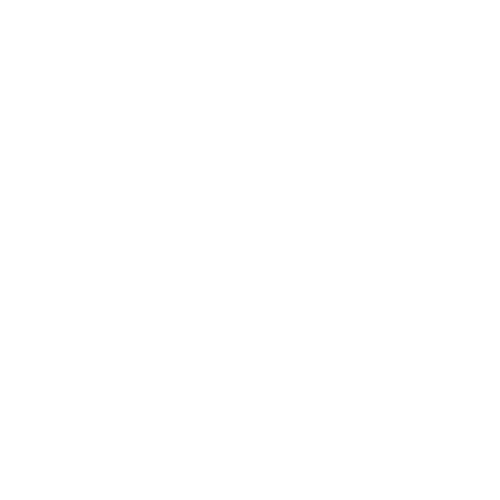
Frame 1 (no input)
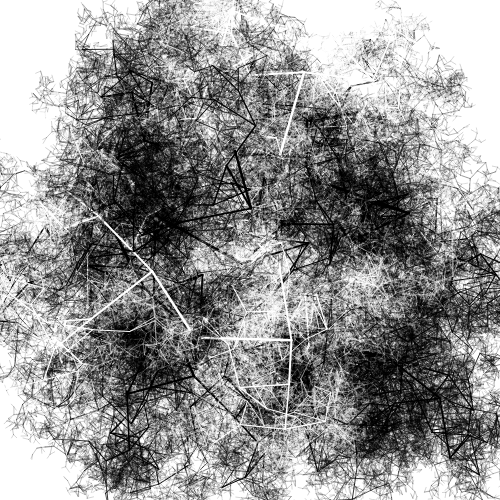
Frame 60 (no input)
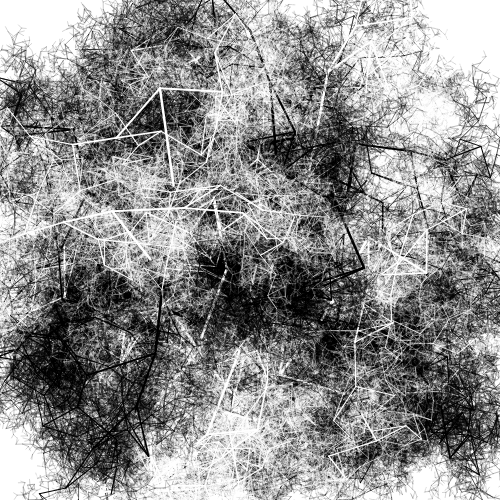
Frame 120 (the mouse pressed at the canvas centre since frame 60)

The p5.js sketch that drew these frames (run headless with seeded random() and noise() and a simulated clock; from frame 60 on, the mouse is pressed at the canvas centre):

// p5.js sketch
// ── sketch.js
function setup() {
  createCanvas(500,500);
  noFill()
  stroke(0)
}

function draw() {
  var startpoint = createVector(width/2.0,height/2.0)
  startpoint.add(p5.Vector.random2D().mult(100))
  
  //alternate black and white
  if(frameCount%2 == 0){
    stroke(0,0,0,255)
  }
  else {
    stroke(255,255,255,255)
  }
  
  //draw a tree
  tree(startpoint,50)
}

function tree(startPoint,scale) {
  var move = p5.Vector.random2D().mult(scale+ random(scale))
  var endPoint = p5.Vector.add(startPoint,move)
  strokeWeight(scale*0.05)
  scale *= 0.8;
  line(startPoint.x,startPoint.y,endPoint.x,endPoint.y)
  if(scale>3.0){
    tree(endPoint,scale)
    tree(endPoint,scale)
  }
}
